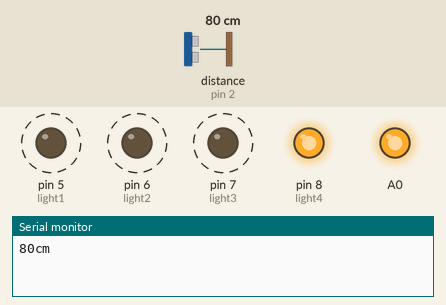
This sketch was run on a simulated Arduino Uno, built with avr-gcc and run on an emulated ATmega328P. Parts: output pins drawn as LEDs (lit = HIGH), the last lines printed to the serial monitor. Dashed ring = blinking. The inputs (shaded band) are chosen by the test bench; at power-on: distance to the obstacle (sensor on pin 2) 80 cm. The echo pulse lasts 58.3 µs per cm.

Above: at 0.84 s.
1.8 s: distance to the obstacle (sensor on pin 2) set to 18 cm
5.3 s: distance to the obstacle (sensor on pin 2) set to 2 cm
At 5.85 s:
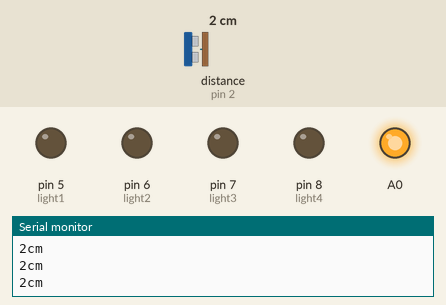
8.8 s: distance to the obstacle (sensor on pin 2) set to 4 cm
At 9.32 s:
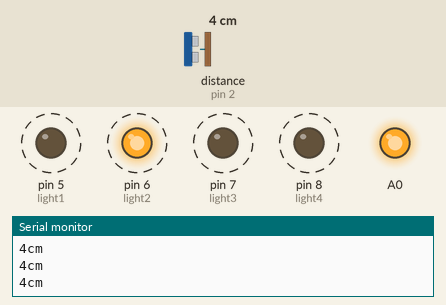
12.3 s: distance to the obstacle (sensor on pin 2) set to 9 cm
At 12.68 s:
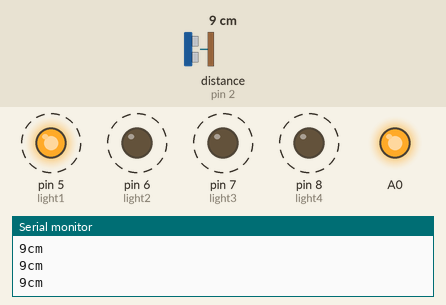
Timing chart, 0 to 16.8 s (numbered marks = the images above; inputs shaded):
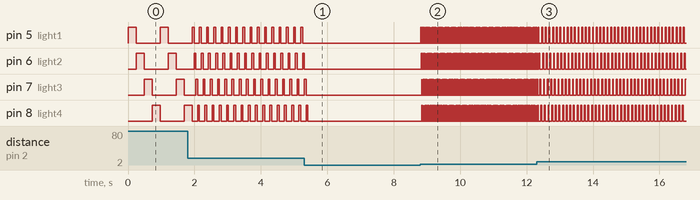

The sketch:

natal-de-luz.ino
```cpp
#include <Ultrasonic.h>
Ultrasonic ultrasound(3,2);

// pins
#define light1 5
#define light2 6
#define light3 7
#define light4 8
int allLights[] = {light1, light2, light3, light4};

// sensor of proximity
#define sensor 2
#define pino_trigger 3
#define pino_echo 2

// 0 idle animation
// 1 arrow animation
// 2 all turned off
// 3 all turned on
int actualAnimation = 2;

// distance recieved from sensor
int distance;

// speed of animation
int speed = 600;

void setup() {
  // initialize serial communication at 9600 bits per second
  Serial.begin(9600);
  long distance;

  // turn pin A0 into 5V
  pinMode(A0, OUTPUT);
  digitalWrite(A0, HIGH);

  // make the light's pin an output
  pinMode(light1, OUTPUT);
  pinMode(light2, OUTPUT);
  pinMode(light3, OUTPUT);
  pinMode(light4, OUTPUT);

  // make the sensor's pin an input
  pinMode(sensor, INPUT);
}

void loop() {
  // read the sensors and discover if someone's there
  int sensorOutput  = digitalRead(sensor);

  // ultrasound.Ranging(CM) returns the distance in
  // centimeters(CM) or inchs(INC)
  distance = ultrasound.Ranging(CM);

  // print the value of distance (debug)
  Serial.print(distance);
  Serial.println("cm");

  // changes the actualAnimation to "arrow" if someone's 4 meters away or closer
  if(distance<400){
   actualAnimation = 1;
  } else{
   actualAnimation = 2;
  }

 // switch the state machine animations
  showAnimation(actualAnimation);
}

void showAnimation(int state) {
  switch (state) {
    case 0: // idle animation

    break;

    case 1: //arrow animation
      for (int i = 0; i < 4; i++){
        digitalWrite(allLights[1], LOW);
        digitalWrite(allLights[2], LOW);
        digitalWrite(allLights[3], LOW);
        digitalWrite(allLights[0], LOW);
        digitalWrite(allLights[i], HIGH);
        delay(distance*3);
      }
    break;

    case 2: // turn all off
      digitalWrite(allLights[1], HIGH);
      digitalWrite(allLights[2], HIGH);
      digitalWrite(allLights[3], HIGH);
      digitalWrite(allLights[0], HIGH);
    break;

    case 3: // turn all on
      digitalWrite(allLights[1], LOW);
      digitalWrite(allLights[2], LOW);
      digitalWrite(allLights[3], LOW);
      digitalWrite(allLights[0], LOW);
    break;
  }
}
```

Measured:
- after the input at 1.8 s, pin 5 (light1), pin 6 (light2): alternates HIGH for 0.05 s and LOW for 0.16 s, starting after 0.19 s; pin 7 (light3): alternates HIGH for 0.05 s and LOW for 0.16 s, starting after 0.24 s; pin 8 (light4): alternates HIGH for 0.06 s and LOW for 0.16 s, starting after 0.30 s
- after the input at 5.3 s, pin 5 (light1): stops changing and stays LOW; pin 6 (light2): goes on until 5.3 s, then stays LOW; pin 7 (light3), pin 8 (light4): goes on until 5.4 s, then stays LOW
- after the input at 8.8 s, pin 5 (light1), pin 6 (light2): alternates HIGH for 0.01 s and LOW for 0.04 s, starting at once; pin 8 (light4): alternates HIGH for 0.01 s and LOW for 0.04 s, starting after 0.05 s
- after the input at 12.3 s, pin 5 (light1): alternates HIGH for 0.03 s and LOW for 0.08 s, starting after 0.16 s; pin 6 (light2): alternates HIGH for 0.03 s and LOW for 0.08 s, starting after 0.18 s; pin 7 (light3), pin 8 (light4): alternates HIGH for 0.03 s and LOW for 0.08 s, starting after 0.13 s
- by itself, pin 5 (light1), pin 6 (light2), pin 7 (light3): alternates HIGH for 0.24 s and LOW for 0.73 s
